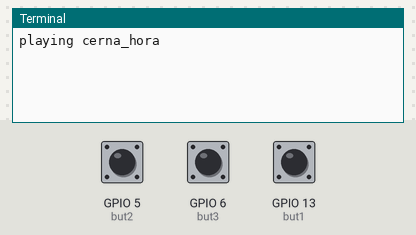
Simulated run of this program. Board: Raspberry Pi (BCM pin numbers). Shown: the last lines printed to the terminal. Inputs (shaded band) come from the test bench; at power-on: GPIO 5 (but2) HIGH, GPIO 6 (but3) HIGH, GPIO 13 (but1) HIGH. Sound played through the audio output is not drawn and takes no time.

Above: at 1.2 s.
1.3 s: GPIO 5 (but2) pulled LOW for 0.15 s
At 1.6 s:
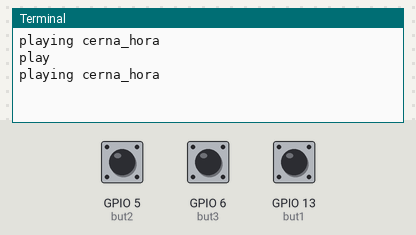
2.9 s: GPIO 6 (but3) pulled LOW for 0.15 s
At 4.0 s:
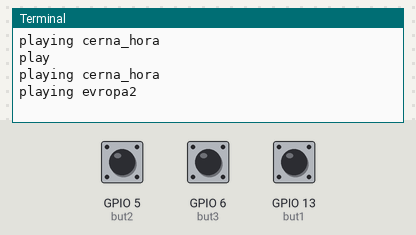
4.5 s: GPIO 6 (but3) pulled LOW for 1 s
At 5.3 s:
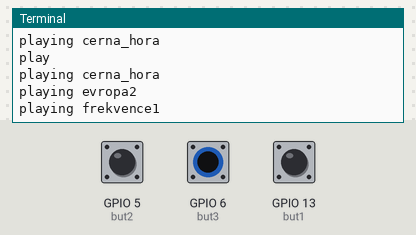
7.0 s: GPIO 6 (but3) pulled LOW for 0.15 s
At 8.4 s:
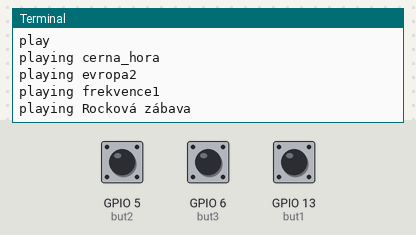

Measured:
- after the input at 1.3 s, the terminal: prints a new line at once (image 1)
- after the input at 2.9 s, the terminal: prints a new line at once (image 2)
- after the input at 4.5 s, the terminal: prints a new line at once (image 3)
- after the input at 7.0 s, the terminal: prints a new line at once (image 4)

The program:

radio_run.py
```python
from gpiozero import Button
import vlc
from signal import pause
from radio_list import radios

but1 = Button(13)
but2 = Button(5)
but3 = Button(6)
vlc_instance = vlc.Instance()
player = vlc_instance.media_player_new()
radio_station_number = 0  # this number is used to choose station from list stored in radio_list.py the number represents index  number the first station in list is 0


# this function will stop alredy plaing station and change to the choosen sation
def play():
    global media
    player.stop()
    media = vlc_instance.media_new(radios[radio_station_number].address)
    print("playing "+radios[radio_station_number].name)
    player.set_media(media)
    player.play()

# this function stops the station if it's playing and plays it if ot's stopped


def stop():
    global player
    if player.is_playing() == True:
        print("stop")
        player.stop()
    else:
        print("play")
        play()

# this function changes radio_station_number to radio_station_number-1 in other word s it. In other words it changes to the next station


def previous_station():
    global radio_station_number
    radio_station_number = radio_station_number-1
    if radio_station_number == -1:
        radio_station_number = len(radios)-1
    play()

# this function changes radio_station_number to radio_station_number+1. In other words it changes to the previous station


def next_station():
    global radio_station_number
    radio_station_number = radio_station_number+1
    if radio_station_number >= len(radios):
        radio_station_number = 0

    play()


play()  # runs the default station on startup

# runs functions when button is pressed
but1.when_pressed = previous_station
but2.when_pressed = stop
but3.when_pressed = next_station


pause()
```

radio_list.py
```python
class radio:
    def __init__(self, name, address):
        self.name = name
        self.address = address

radios = []
radios.append(radio("cerna_hora", "https://playerservices.streamtheworld.com/api/livestream-redirect/HITRADIO_CERNAHORA_128.mp3"))
radios.append(radio("evropa2", "http://ice.actve.net/fm-evropa2-128"))
radios.append(radio("frekvence1", "http://ice.actve.net/fm-frekvence1-128"))
radios.append(radio("Rocková zábava","https://ice.abradio.cz/rockzabava128.mp3"))
```
